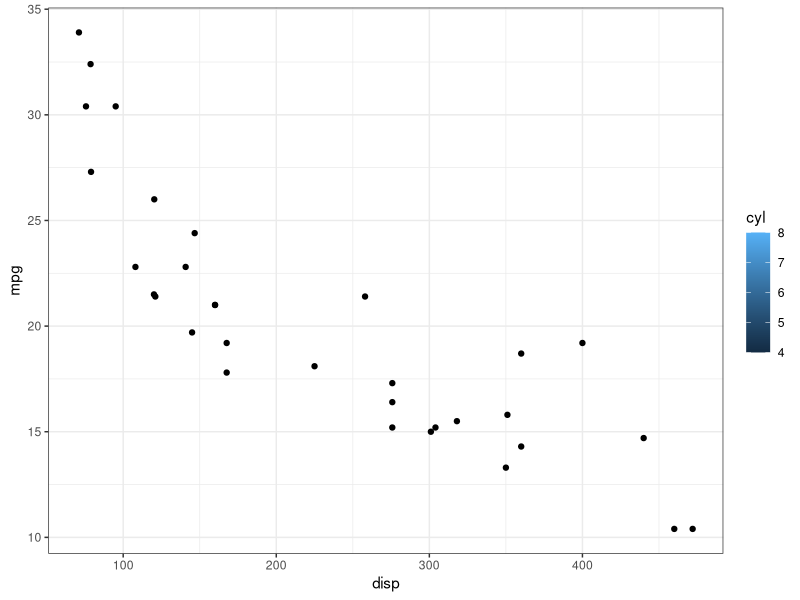

Write the R code that produced this figure.
# Start

x  <- rnorm(mean = 2, sd = 2, n = 10)

library(tidyverse)

p <-  # nolint
mtcars %>%
    ggplot(., aes(x = disp, y = mpg)) +
    geom_point(aes(fill = cyl)) +
    theme_bw() +
    theme()
p
mtcars

 # nolint

